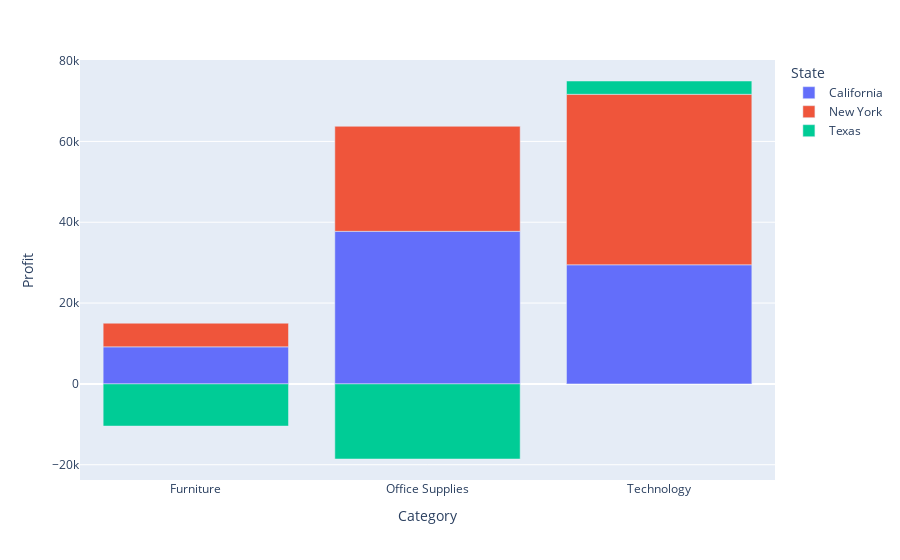

This figure's notebook cell:
### Code cell
import plotly.express as px
df_4=df[df['State'].isin(['California','New York','Texas'])].groupby(['State','Category'],as_index=False)[['Profit']].sum()
fig=px.bar(df_4, x='Category',y='Profit',color='State')

fig.show()

### Figure 1 — Plotly figure (JSON) as saved in the notebook; plotly's stock layout.template omitted (floating-point values rounded to 4 significant figures)
{"data": [{"alignmentgroup": "True", "hovertemplate": "State=California<br>Category=%{x}<br>Profit=%{y}<extra></extra>", "legendgroup": "California", "marker": {"color": "#636efa", "pattern": {"shape": ""}}, "name": "California", "offsetgroup": "California", "orientation": "v", "showlegend": true, "textposition": "auto", "type": "bar", "x": ["Furniture", "Office Supplies", "Technology"], "xaxis": "x", "y": [9163.0, 37750.0, 29470.0], "yaxis": "y"}, {"alignmentgroup": "True", "hovertemplate": "State=New York<br>Category=%{x}<br>Profit=%{y}<extra></extra>", "legendgroup": "New York", "marker": {"color": "#EF553B", "pattern": {"shape": ""}}, "name": "New York", "offsetgroup": "New York", "orientation": "v", "showlegend": true, "textposition": "auto", "type": "bar", "x": ["Furniture", "Office Supplies", "Technology"], "xaxis": "x", "y": [5858.0, 25990.0, 42190.0], "yaxis": "y"}, {"alignmentgroup": "True", "hovertemplate": "State=Texas<br>Category=%{x}<br>Profit=%{y}<extra></extra>", "legendgroup": "Texas", "marker": {"color": "#00cc96", "pattern": {"shape": ""}}, "name": "Texas", "offsetgroup": "Texas", "orientation": "v", "showlegend": true, "textposition": "auto", "type": "bar", "x": ["Furniture", "Office Supplies", "Technology"], "xaxis": "x", "y": [-10440.0, -18580.0, 3291.0], "yaxis": "y"}], "layout": {"barmode": "relative", "legend": {"title": {"text": "State"}, "tracegroupgap": 0}, "margin": {"t": 60}, "xaxis": {"anchor": "y", "domain": [0, 1], "title": {"text": "Category"}}, "yaxis": {"anchor": "x", "domain": [0, 1], "title": {"text": "Profit"}}}}
